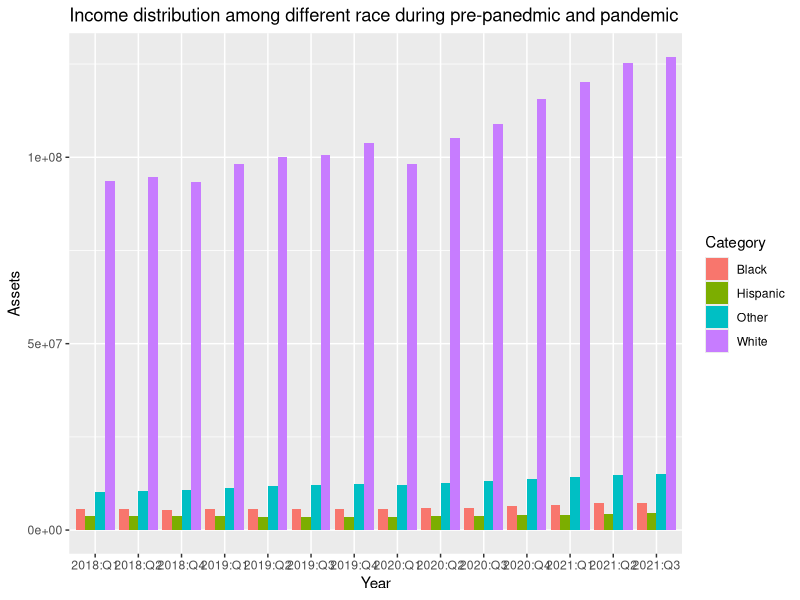

Generate this figure with R:
#Bar chart for the PO2

#tidyverse
library("tidyverse")
#setwd("~/Desktop/Info201Project/final-project-starter-AZAHAZA/source")

wealth_race <- read_csv("../data/dfa-race.csv")

wealth_race_dist <- wealth_race %>%
  filter(Date =='2018:Q1'| Date=='2018:Q2'| Date=='2018:Q4'| Date=='2019:Q1'| Date=='2019:Q2'| Date=='2019:Q3'| Date=='2019:Q4'| Date=='2020:Q1'| Date=='2020:Q2'| Date=='2020:Q3'| Date=='2020:Q4'| Date=='2021:Q1'| Date=='2021:Q2'| Date=='2021:Q3')

 chart <- ggplot(wealth_race_dist)+
geom_col(mapping = aes(x = Date, y = Assets,fill = Category), position = "dodge") +

labs(
  title = "Income distribution among different race during pre-panedmic and pandemic", 
  x = "Year", 
  y = "Assets",
)

